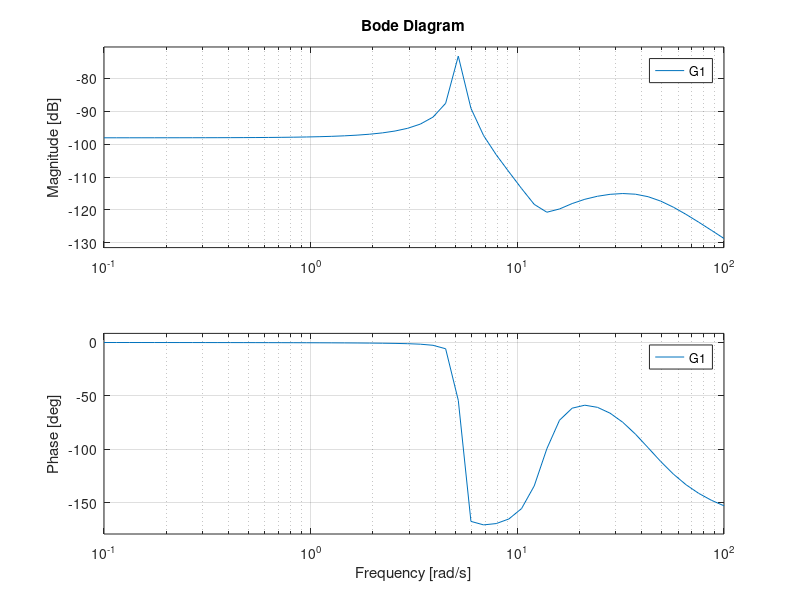
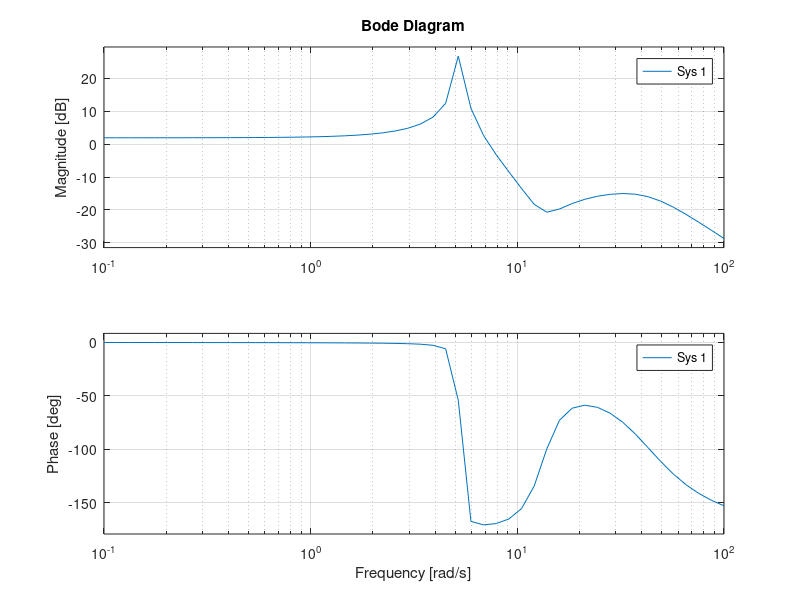

MATLAB code for these plots, in order:
%% Model of a vehicle suspension - Part 2: System Analysis

%% Parameters
m1 = 2500;          % kg, sprung mass
m2 = 320;           % kg, unsprung mass
k1 = 80000;         % N/m, spring constant of suspension
k2 = 500000;        % N/m, spring constant of tire
b1 = 350;           % N*s/m damping constant of suspension
b2 = 15020;         % N*s/m damping constant of tire

%% Transfer functions
% Method 1: define the Laplace variable.
s = tf('s');
% TF wrt active force
G1 = ((m1+m2)*s^2+b2*s+k2)/((m1*s^2+b1*s+k1)*(m2*s^2+(b1+b2)*s+(k1+k2))-(b1*s+k1)*(b1*s+k1));
% TF wrt road
G2 = (-m1*b2*s^3-m1*k2*s^2)/((m1*s^2+b1*s+k1)*(m2*s^2+(b1+b2)*s+(k1+k2))-(b1*s+k1)*(b1*s+k1));

%% Open-loop step response
% Suggestion: help step
% Response for a unit step force input (1N)
figure(1)
step(G1)
title('Response to 1N active force step')
ylabel('X1 - X2 (m)')
% Response for a step disturbance input with magnitude 0.1 m
figure(2)
step(0.1*G2)
title('Response to 0.1m road step')
ylabel('X1 - X2 (m)')

%% Frequency response
% Suggestion: help bode
w = logspace(-1,2);
figure(1)
bode(G1,w)
% Normalize scale based on former plot
K=100000;
figure(2)
bode(K*G1,w)